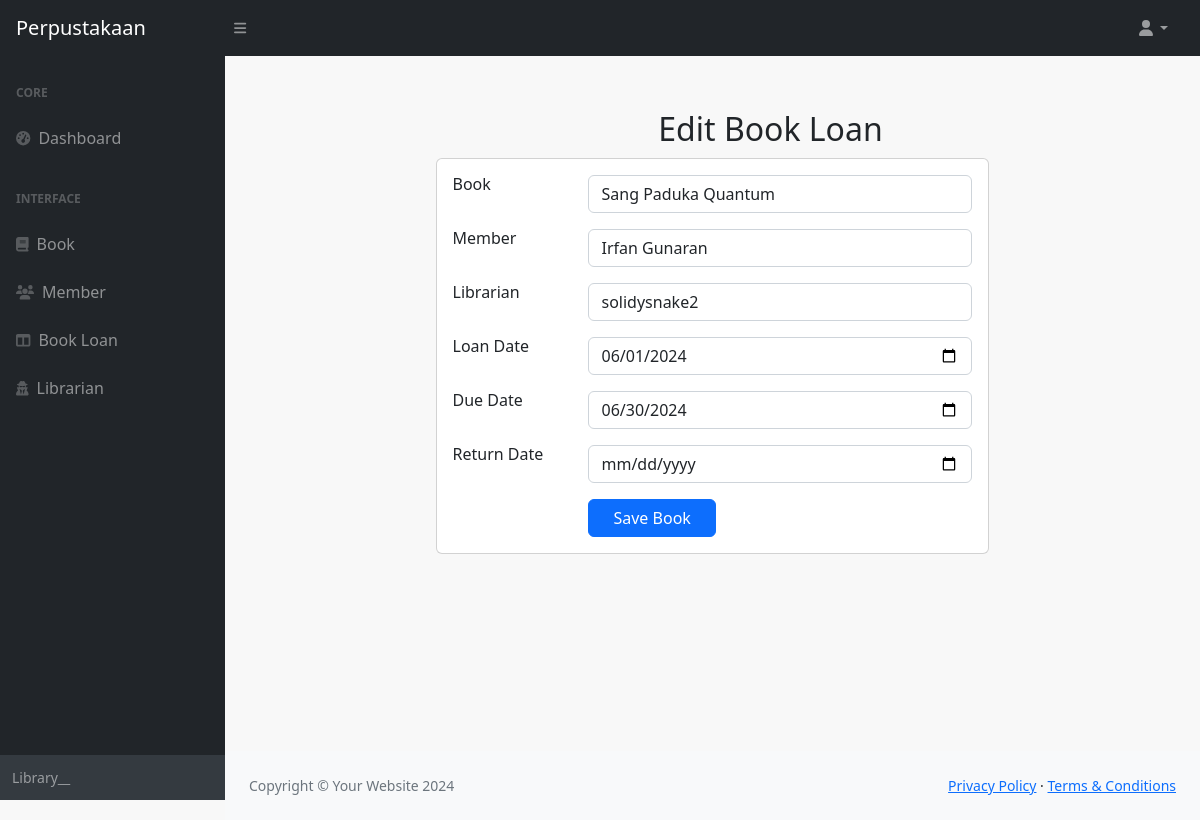
The page /bookloan/edit/3 on the database its author committed.
### bookloan/models.py (models this page shows, shortened)
class BookLoan(models.Model):
    book = models.ForeignKey(to=Book , on_delete=models.SET_NULL, null=True)
    member = models.ForeignKey(to=Member, on_delete=models.SET_NULL, null=True)
    librarian = models.ForeignKey(to=Librarian, on_delete=models.SET_NULL, null=True)
    loan_date = models.DateField()
    due_date = models.DateField()
    return_date = models.DateField(null=True, blank=True)
    class Meta:
        db_table = 'book_loans'

### bookloan/views.py (the view)
# urls.py: path('bookloan/edit/<int:bookloan_id>', views.edit_bookloan, name = 'edit_bookloan'),
def edit_bookloan(request, bookloan_id):
    bookloan = get_object_or_404(BookLoan, id = bookloan_id)
    if request.method == "POST":
        form = BookLoanForm(request.POST, instance=bookloan)
        if form.is_valid():
            form.save()
            return redirect('bookloan_list')
    else:
        form = BookLoanForm(instance=bookloan)
    return render(request, 'edit_bookloan.html', {'form':form})

### bookloan/forms.py
class BookLoanForm(ModelForm):
    class Meta:
        model = BookLoan
        fields = '__all__'
        widgets = {
            'book': forms.Select(attrs={'class': 'form-control'}),
            'member': forms.Select(attrs={'class': 'form-control'}),
            'librarian': forms.Select(attrs={'class': 'form-control'}),
            'loan_date': forms.DateInput(attrs={'type': 'date', 'class': 'form-control'}),
            'due_date': forms.DateInput(attrs={'type': 'date', 'class': 'form-control'}),
            'return_date': forms.DateInput(attrs={'type': 'date', 'class': 'form-control'}),
        }

### book/models.py (called while the page is built)
    def __str__(self):
        return self.title

### librarian/models.py (called while the page is built)
    def __str__(self):
        return self.username

### member/models.py (called while the page is built)
    def __str__(self):
            return self.full_name

### bookloan/templates/edit_bookloan.html (shortened to what this page needs)
{% extends "base.html" %}
{% block content %}
<div class="container mt-4  col-lg-8 px-5">
    <h2 class="text-center">Edit Book Loan</h2>
    <form method ="POST" class="card mx-auto">
    <div class="card-body">
        <div class="row mb-3">
            <div class="col-sm-3">
                <h6 class="mb-0">Book</h6>
            </div>
            <div class="col-sm-9 text-secondary">
                {{ form.book }}
            </div>
        </div>
        <div class="row mb-3">
            <div class="col-sm-3">
                <h6 class="mb-0">Member</h6>
            </div>
            <div class="col-sm-9 text-secondary">
                {{ form.member }}
            </div>
        </div>
        <div class="row mb-3">
            <div class="col-sm-3">
                <h6 class="mb-0">Librarian</h6>
            </div>
            <div class="col-sm-9 text-secondary">
                {{ form.librarian }}
            </div>
        </div>
        <div class="row mb-3">
            <div class="col-sm-3">
                <h6 class="mb-0">Loan Date</h6>
            </div>
            <div class="col-sm-9 text-secondary">
                {{ form.loan_date }}
            </div>
        </div>
        <div class="row mb-3">
            <div class="col-sm-3">
                <h6 class="mb-0">Due Date</h6>
            </div>
            <div class="col-sm-9 text-secondary">
                {{ form.due_date }}
            </div>
        </div>
        <div class="row mb-3">
            <div class="col-sm-3">
                <h6 class="mb-0">Return Date</h6>
            </div>
            <div class="col-sm-9 text-secondary">
                {{ form.return_date }}
            </div>
        </div>
        <div class="row">
            <div class="col-sm-3"></div>
            <div class="col-sm-9 text-secondary">
                <button type="submit" class="btn btn-primary px-4">Save Book
            </div>
        </div>
    </form>
</div>
</div>
{% endblock %}

### rows shown on the page
BookLoan: book "Sang Paduka Quantum", member "Irfan Gunaran", librarian "solidysnake2", loan_date "06/01/2024", due_date "06/30/2024"
